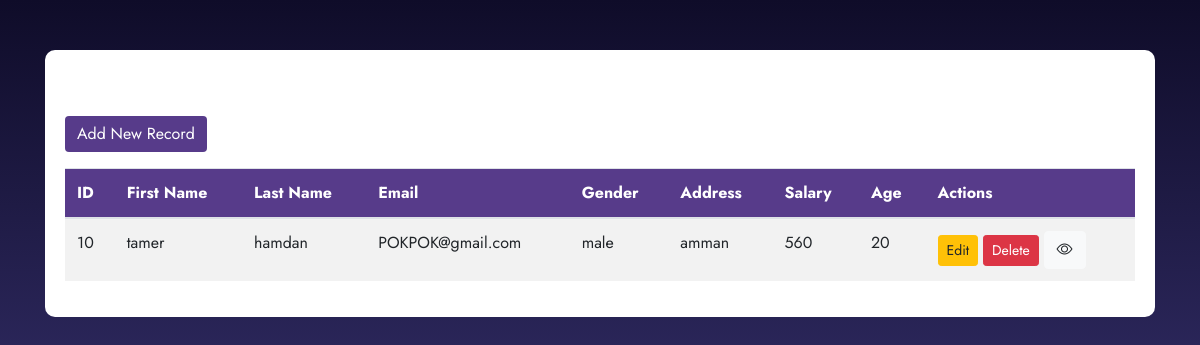
/show.php?id=10, run on the app's committed database.
### tables this page shows
CREATE TABLE `crud` (
  `id` int(11) NOT NULL,
  `first_name` varchar(100) NOT NULL,
  `last_name` varchar(100) NOT NULL,
  `email` varchar(100) NOT NULL,
  `gender` varchar(100) NOT NULL,
  `age` int(100) NOT NULL,
  `address` varchar(100) NOT NULL,
  `salary` int(11) NOT NULL
);

### show.php (the view, shortened to what this page needs)
<?php
include "db_conn.php";
$id=$_GET['id'];
$sql = "SELECT * FROM `crud`  WHERE id=$id";
$result = mysqli_query($conn, $sql);
?>
<!DOCTYPE html>
<html lang="en">
<head>
    <link rel="stylesheet" href="https://stackpath.bootstrapcdn.com/bootstrap/4.5.2/css/bootstrap.min.css">
    <link rel="stylesheet" href="https://cdnjs.cloudflare.com/ajax/libs/font-awesome/6.0.0-beta3/css/all.min.css">
    <link rel="stylesheet" href="https://cdn.jsdelivr.net/npm/bootstrap-icons@1.10.5/font/bootstrap-icons.css">
</head>
<body>
    <div class="container">
        <div class="table-container">
            <h2 class="text-center">CRUD Table</h2>
            <a href="rigester.php" class="btn btn-custom mb-3">Add New Record</a>
            <table class="table table-striped">
                <thead>
                    <tr>
                        <th>ID</th>
                        <th>First Name</th>
                        <th>Last Name</th>
                        <th>Email</th>
                        <th>Gender</th>
                        <th>Address</th>
                        <th>Salary</th>
                        <th>Age</th>
                        <th>Actions</th>
                    </tr>
                </thead>
                <tbody>
                    <?php while($row = mysqli_fetch_assoc($result)) { ?>
                    <tr>
                        <td><?php echo $row['id']; ?></td>
                        <td><?php echo $row['first_name']; ?></td>
                        <td><?php echo $row['last_name']; ?></td>
                        <td><?php echo $row['email']; ?></td>
                        <td><?php echo $row['gender']; ?></td>
                        <td><?php echo $row['address']; ?></td>
                        <td><?php echo $row['salary']; ?></td>
                        <td><?php echo $row['age']; ?></td>
                        <td>
                            <a href="edit.php?id=<?php echo $row['id']; ?>" class="btn btn-warning btn-sm">Edit</a>
                            <a href="delete.php?id=<?php echo $row['id']; ?>" class="btn btn-danger btn-sm" onclick="return confirm('Are you sure you want to delete this record?')">Delete</a>
                            <a href="edit.php?id=<?php echo $row['id']; ?>" class="btn btn-light"> <i class="bi bi-eye"></i> </a>
                        </td>
                    </tr>
                    <?php } ?>
                </tbody>
            </table>
        </div>
    </div>
</body>
</html>

### show.php (style rules this page uses)
body { font-family: 'Jost', sans-serif; background: linear-gradient(to bottom, #0f0c29, #302b63, #24243e); color: white; min-height: 100vh; }
.table-container { background: #fff; border-radius: 10px; padding: 20px; margin-top: 50px; }
.table thead th { background-color: #573b8a; color: #fff; }
.btn-custom { background: #573b8a; color: #fff; border: none; }

### data on the page
crud: id "10", first_name "tamer", last_name "hamdan", email "POKPOK@gmail.com", gender "male", address "amman", salary "560", age "20"
